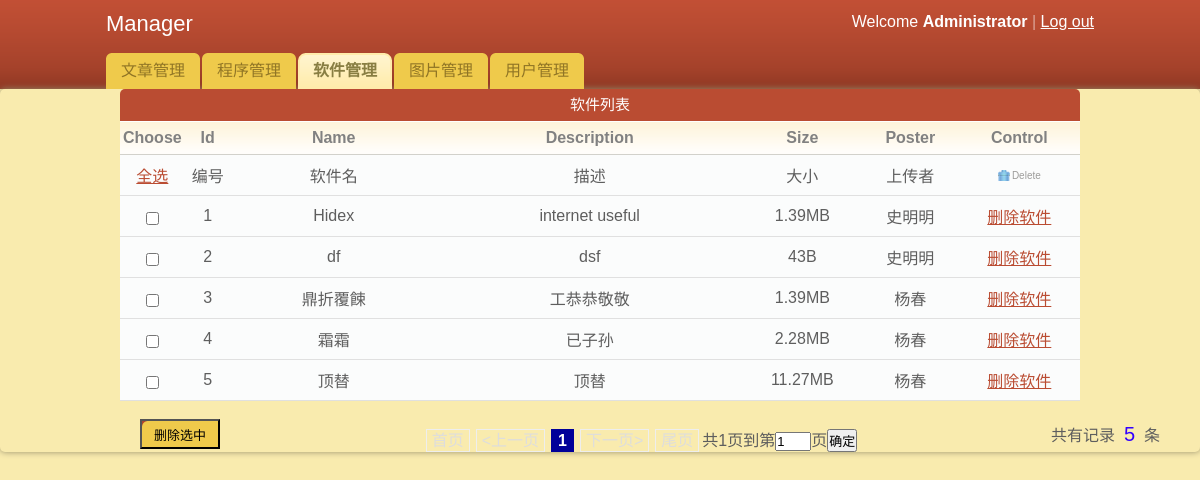
The app's page /admin/behindPage/super_app.php (signed in) with its own data.
### tables this page shows
CREATE TABLE IF NOT EXISTS `appfile` (
  `id` mediumint(9) NOT NULL AUTO_INCREMENT COMMENT '编号',
  `name` varchar(32) NOT NULL COMMENT '名字',
  `description` mediumtext NOT NULL COMMENT '描述',
  `poster` varchar(32) NOT NULL COMMENT '上传者',
  `posttime` date NOT NULL COMMENT '上传时间',
  `filename` varchar(32) NOT NULL COMMENT '纯粹文件名',
  `path` varchar(128) NOT NULL COMMENT '路径',
  `size` varchar(32) NOT NULL COMMENT '大小',
  `self` tinyint(4) NOT NULL COMMENT '公开性，0公开，1不公开',
  PRIMARY KEY (`id`)
);

### admin/behindPage/super_app.php (the view, shortened to what this page needs)
<?php
   require_once('../../conn/connect.php');
if (!isset($_GET['p'])){
	$page = 1;
}else{
$page = $_GET['p'];}
$pagesize = 10;
$sql = "select id from appfile";
$mysqli_result=$mysqli->query($sql);
if(isset($mysqli_result->num_rows)){
	$total = $mysqli_result->num_rows;
}
else $total="0";
$total_pages = ceil($total/$pagesize);
$page_banner = "<div class='page'>";
$start = 1;
$end = $total_pages;
$sql = "SELECT * FROM appfile LIMIT ".($page-1)*$pagesize .",$pagesize";
$query = $mysqli->query($sql);
?>
<!DOCTYPE html PUBLIC "-//W3C//DTD XHTML 1.0 Transitional//EN" "http://www.w3.org/TR/xhtml1/DTD/xhtml1-transitional.dtd">
<html xmlns="http://www.w3.org/1999/xhtml">
<head>
	<link rel="stylesheet" href="../../css/super_style.css" type="text/css" media="all" />
</head>
<body>
<div id="header">
	<div class="shell">
		<div id="top">
			<h1>Manager</h1>
			<div id="top-navigation">
				Welcome <strong>Administrator</strong>
				<span>|</span>
				<a href="logout.php">Log out</a>
			</div>
	  </div>
		<div id="navigation">
			<ul>
			    <li><a href="super_article.php" ><span>文章管理</span></a></li>
			    <li><a href="super_program.php"><span>程序管理</span></a></li>
			    <li><a href="super_app.php" class="active"><span>软件管理</span></a></li>
			    <li><a href="super_picture.php"><span>图片管理</span></a></li>
			    <li><a href="super_user.php"><span>用户管理</span></a></li>
			</ul>
		</div>
	</div>
</div>
				<div class="box">
					<div class="box-head">
						<h2 class="left" id="ob_type">软件列表</h2>
					</div>
                    <div class="table">
					<table width="100%" border="0" cellspacing="0" cellpadding="0">
							<tr>
								<th width="30px">Choose</th>
                                <th width="40px">Id</th>
								<th width="200px">Name</th>
								<th width="300px">Description</th>
								<th>Size</th>
                                <th>Poster</th>
								<th class="ac">Control</th>
							</tr>
    					<form name="form1" id="form1" method="post" action="app.del.handle.php?check=more">
							<tr>
								<td><a id="allselect" onclick="javascript:return allselect()">全选</a></td>
                                <td>编号</td>
								<td>软件名</td>
								<td>描述</td>
								<td>大小</td>
                                <td>上传者</td>
								<td><a href="" class="ico del">Delete</a></td>
							</tr>
<?php
	if($query && $query->num_rows>0){
		$i=($page-1)*$pagesize+1;
	while($result=$query->fetch_array()){
		$size1=$result['size'];
					if($size1 <1024)
					$size=$size1."B";
					else if($size1<1024*1024)
					$size=round($size1/(1024),2)."KB";
					else if($size1<1024*1024*1024)
					$size=round($size1/(1024*1024),2)."MB";
					else if($size1<1024*1024*1024*1024)
					$size=round($size1/(1024*1024*1024),2)."GB";
					else
					$size="文件过大！";
?>
                            <tr>
                            	<td><input type="checkbox"  name="checkBoxs[]" value="<?php echo $result['id'];?>" class="checkbox" /></td>
                                <td><?php echo $i;?></td>
                                <td><?php echo $result['name'];?></td>
                              	<td><?php echo $result['description'];?></td>
                                <td><?php echo $size;?></td>
                                <td><?php echo $result['poster'];?></td>
                                <td><a href="app.del.handle.php?id=<?php echo $result['id'];?>" onclick="javascript:return confir()">删除软件</a></td>
                            </tr>
<?php $i++;
	}
	}
	else {
		echo "尚无软件上传！";
	}
?>
                    	</table>
                        </div>
                        <br/><br/>
<div id="sub">
            <input type="submit" name="submit1" id="submit1" value="删除选中" onclick="javascript:return submit_confirm()"/>
</div></form>
<div id="page">
           <?php
if($page > 1){
    $page_banner.= "<a href='".$_SERVER['PHP_SELF']."?p=1'>首页</a>";
    $page_banner.= "<a href='".$_SERVER['PHP_SELF']."?p=".($page-1)."' ><上一页</a>";
}else{
    $page_banner.="<span class='disable'>首页</span>";
    $page_banner.="<span class='disable'><上一页</span>";
}
for($i=$start;$i<=$end;$i++){
    if($page==$i){
        $page_banner.="<span class='current'>{$i}</span>";
    }else{
    $page_banner.= "<a href='".$_SERVER['PHP_SELF']."?p=".$i."' >$i</a>";
    }
}
if($page < $total_pages){
    $page_banner.= "<a href='".$_SERVER['PHP_SELF']."?p=".($page+1)."' >下一页></a>";
    $page_banner.= "<a href='".$_SERVER['PHP_SELF']."?p=".($total_pages)."'>尾页</a>";
}else{
    $page_banner.="<span class='disable'>下一页></span>";
    $page_banner.="<span class='disable'>尾页</span>";
  }
$page_banner.="共{$total_pages}页";
$page_banner.="<form action = 'article.manage.php' method='get'>";
$page_banner.="到第<input type='text' size='2' name='p' value='$page'>页";
$page_banner.="<input type='submit' value='确定'>";
$page_banner.="</form></div>";
echo $page_banner;
?>
  </div>
<div id="num">共有记录&nbsp;&nbsp;<span id="num2"><?php echo $total;?></span>&nbsp;&nbsp;条
</div>
</body>
</html>

### css/super_style.css (style rules this page uses)
* { padding: 0; margin: 0; outline: 0; border: 1px solid #; }
body { background:#f9ebae; font-family: Verdana, sans-serif; line-height:14px; color:#5e5e5e; }
input, textarea, select { font-family: Verdana, sans-serif; font-size:13px; }
.checkbox { width:13px; height:13px; vertical-align:top; position:relative; top:2px; }
a { color:#ba4c32; text-decoration: underline; cursor:pointer; }
.left, .alignleft { width:80%;display:inline;margin:0 auto; }
.ac { text-align: center !important; }
h1 { font-size:22px; line-height:24px; color:#fff; font-weight: normal; }
h2 { font-size:15px; font-weight: normal; }
.shell { width:988px; margin:0 auto; }
#header { height:89px; background:url(../Images/header.gif); white-space:nowrap; }
#header h1 { float:left; display:inline; padding-top:12px; }
#top-navigation { float:right; white-space:nowrap; color:#fff; padding-top:15px; }
#top-navigation a { color:#fff; }
#top-navigation span { color:#dca598; }
#top { height:53px; }
#navigation { height:36px; }
#navigation ul { list-style-type: none; }
#navigation ul li { float:left; display:inline; margin-right:2px; }
#navigation ul li a, #navigation ul li a span { float:left; height:36px; background:url(../Images/tab.gif) no-repeat 0 0; padding:0 0 0 15px; }
#navigation ul li a span { background-position:right 0; padding:0 15px 0 0; }
#navigation ul li a { line-height:36px; color:#907525; text-decoration: none; }
#navigation ul li a.active, #navigation ul li a:hover { background-position:0 bottom; }
#navigation ul li a.active span, #navigation ul li a:hover span { background-position:right bottom; }
#navigation ul li a.active { font-weight: bold; color:#887e42; }
.table { text-align:center; width: 80%; margin: 0 auto; }
.table th { background:#fffdfa url(../Images/th.gif) repeat-x 0 0; color:#818181; padding:7px 3px; border-bottom:solid 1px #d2d1cb; }
.table td { background:#fbfcfc; border-bottom:solid 1px #e0e0e0; padding:8px 3px; text-align:center; }
.box-head { background: #ba4c32; height: 32px; color: #fff; line-height: 32px; white-space: nowrap; border-bottom: solid 1px #fff; }
a.ico { color:#9d9c9a; font-size:10px; text-decoration: none; padding:0 0 0 14px; background-repeat:no-repeat; background-position:0 0; }
a.del { background-image:url(../Images/del.gif) }
.box { -moz-border-radius:5px; -webkit-border-radius:5px; -moz-box-shadow: 0 0 6px #978f6c; -webkit-box-shadow: 0 0 6px #978f6c; }
.box-head { -moz-border-radius-topleft: 5px; -moz-border-radius-topright: 5px; -webkit-border-top-left-radius: 5px; -webkit-border-top-right-radius: 5px; text-align: center; width:80%; margin:0 auto; }
#page { text-align:center; }
#page span.current { border:#000099 1px solid; background-color:#000099; padding:2px 6px; margin:3px; color:#fff; font-weight:bold; }
#page span.disable { border:#eee 1px solid; padding:2px 5px; margin:3px; color:#ddd; }
#page form { display:inline; }
#sub { float:left; margin-left:140px; margin-right:-140px; }
#sub #submit1 { cursor:pointer; background:url(../Images/tab.gif); border:2px 1px 1px 1px; width:80px; height:30px; margin-top:-10px; }
#num { margin-right:40px; margin-top:-25px; float:right; }
#num2 { color: #30F; font-size:20px; }

### records on screen
appfile: name "Hidex", description "internet useful", size "1.39MB", poster "史明明"
appfile: name "df", description "dsf", size "43B", poster "史明明"
appfile: name "鼎折覆餗", description "工恭恭敬敬", size "1.39MB", poster "杨春"
appfile: name "霜霜", description "已子孙", size "2.28MB", poster "杨春"
appfile: name "顶替", description "顶替", size "11.27MB", poster "杨春"

### other values on screen
$page_banner "共1页"
$total "5"
